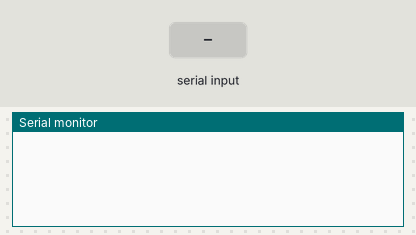
Bench run of a sketch on a simulated Arduino Mega 2560, built with avr-gcc and run on an emulated ATmega2560. Parts: the last lines printed to the serial monitor. The inputs (shaded band) are chosen by the test bench.

Above: at 1.2 s.
1.3 s: "$GPRMC" received over the second serial link
At 2.0 s:
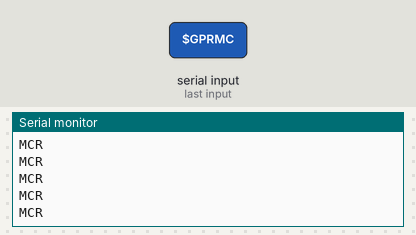
2.8 s: "A" received over the second serial link
At 3.5 s:
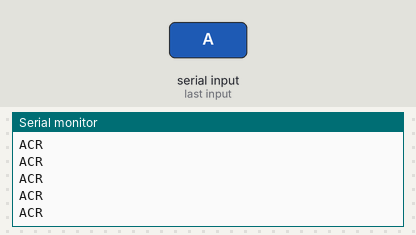
4.7 s: "$GPGGA" received over the second serial link
At 5.7 s:
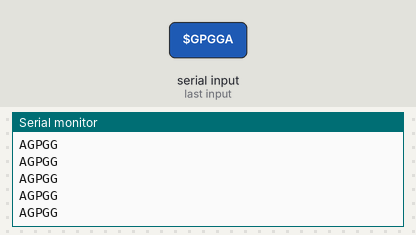
6.2 s: "0" received over the second serial link
At 6.8 s:
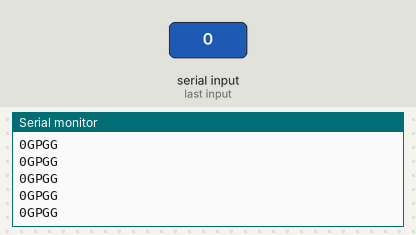
8.1 s: "d" received over the second serial link
At 9.1 s:
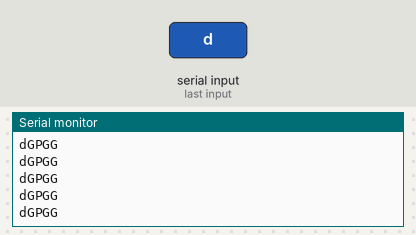
10.0 s: "1" received over the second serial link
At 10.9 s:
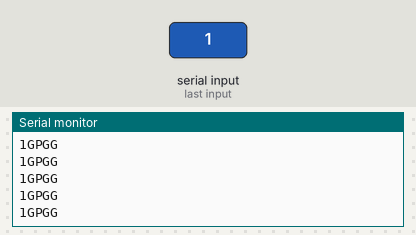

Measured:
- after the input at 1.3 s, the serial monitor: prints a new line after 0.07 s (image 1)
- after the input at 2.8 s, the serial monitor: prints a new line after 0.07 s (image 2)
- after the input at 4.7 s, the serial monitor: prints a new line after 0.07 s (image 3)
- after the input at 6.2 s, the serial monitor: prints a new line after 0.07 s (image 4)
- after the input at 8.1 s, the serial monitor: prints a new line after 0.07 s (image 5)
- after the input at 10.0 s, the serial monitor: prints a new line after 0.07 s (image 6)

The sketch:

GPS.ino
```cpp
#include "GPS.h"

//unsigned char buffer[100];                   // buffer array for data receive over serial port
//int count = 0;
//char test[100] = "$GPRMC,100245.000,A,4723.0089,N,00041.3693,E,0.00,7.04,171220,,,A*61";
GPS monGPS;
unsigned char* buf=monGPS.buffer;

void setup()
{
  Serial.begin(9600);
  Serial1.begin(9600);
  monGPS.Choix_Msg_NMEA(2);
}

void loop()
{
  monGPS.clearBufferArray(); //Ceci est un nouveau code
  monGPS.GetGPS_msg();
  //Serial.println(buffer);     // if no data transmission ends, write bufferfer to hardware serial port
  monGPS.Parser(buf);
}
```

GPS.cpp
```cpp
#include "GPS.h"

unsigned char buffer[100];                   // bufferfer array for data receive over serial port
int count = 0;

void GPS::clearBufferArray(void)
{
    for (int i = 0; i < count; i++)
    {
        buffer[i] = 0;
    }
}

unsigned char* GPS::GetGPS_msg(void)
{

    if (Serial1.available())
    {
        while (Serial1.available())
        {
            buffer[count++] = Serial1.read();
            if (count == 100)break;
        }
        count = 0;
    }
    return buffer;
}

void GPS::Parser(unsigned char buf[100])
{
    //delay(10);

    char * morceau[16];
    char * p;
    int n=-1;

    p = strtok(buf, ",");
    while (p != NULL) {
        morceau[++n] = p;
        p = strtok(NULL, ",");
    }
    Serial.println(morceau[0]);
    //for (n=0; n<16; n++)
        //Serial.println(morceau[n]);
}

bool GPS::buffer_Synchro_GPS(char* result[]) {
    if (result[0] == "$GPRMC") {
        if (result[2] == "A")return true;
        else return false;
    }
    if (result[0] == "$GPGGA") {
        if (result[6] == "0")return false;
        else return true;
    }
}

void GPS::Choix_Msg_NMEA(int nmea) {
    if (nmea == 1) Serial1.println("$PMTK314,0,0,0,1,0,0,0,0,0,0,0,0,0,0,0,0,0,0,0*29\r\n");
    else  if (nmea == 2) Serial1.println("$PMTK314,0,1,0,0,0,0,0,0,0,0,0,0,0,0,0,0,0,0,0*29\r\n");
}
```

GPS.h
```cpp
#include <Arduino.h>
#include <stdio.h>
#include <string.h>

class GPS {
  private:
    int count;
  public:
    unsigned char buffer[100];
    void clearBufferArray(void);
    unsigned char* GetGPS_msg(void);
    bool buffer_Synchro_GPS(char* result[]);
    void Choix_Msg_NMEA(int nmea);
    void Parser(unsigned char buf[100]);
};
```
